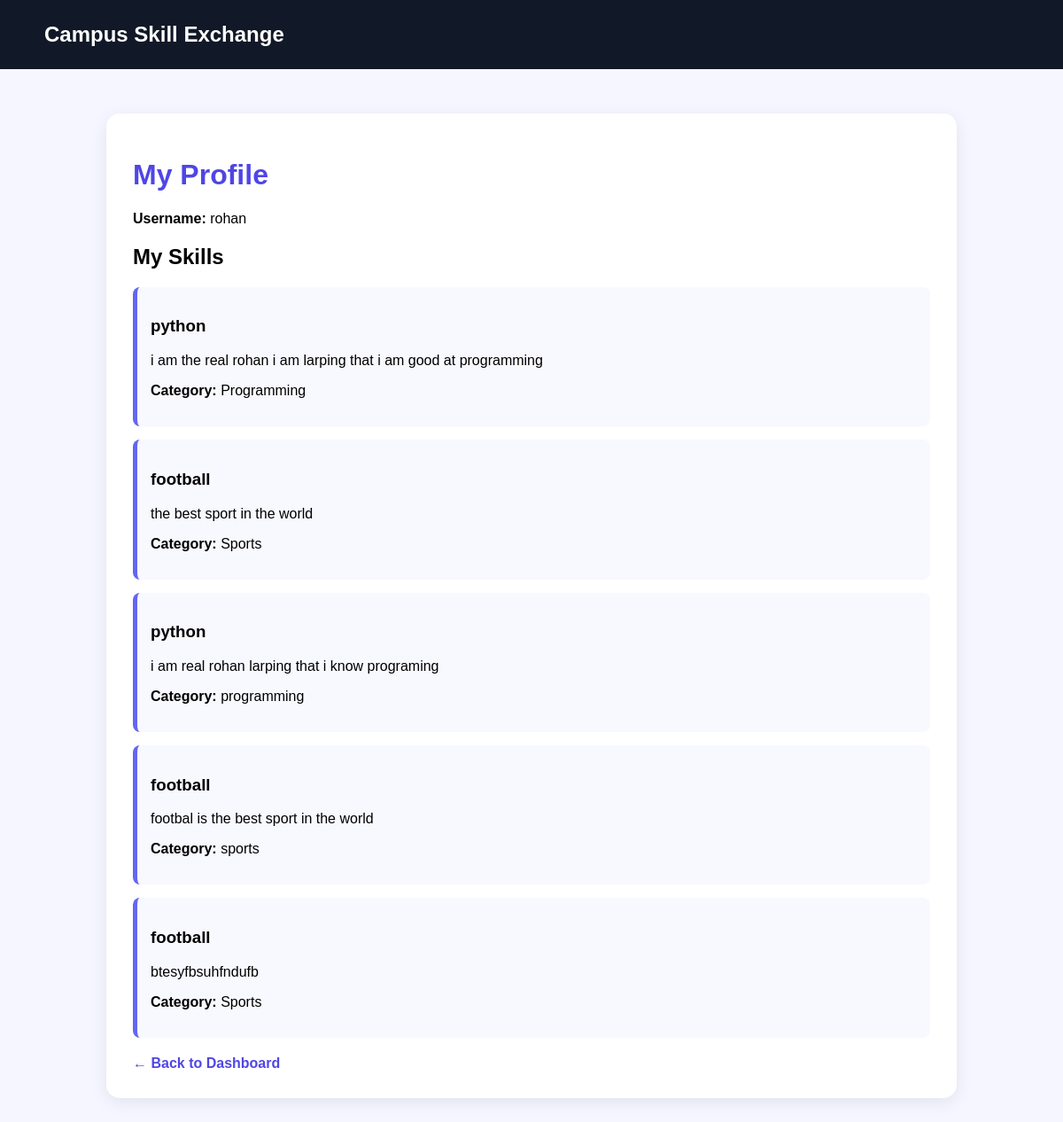
/profile/ (signed in), run on the app's committed database.
### myapp/models.py (models this page shows, shortened)
class Skill(models.Model):
    user = models.ForeignKey(User, on_delete=models.CASCADE)
    skill_name = models.CharField(max_length=100)
    description = models.TextField()
    category = models.CharField(max_length=50)

### myapp/views.py (the view)
# urls.py: path('profile/', views.profile, name='profile'),
def profile(request):
    skills = Skill.objects.filter(user=request.user)
    return render(request, "profile.html", {"skills": skills})

### myapp/templates/profile.html (shortened to what this page needs)
<!DOCTYPE html>
<html>
<head>
</head>
<body>
<div class="header">
    Campus Skill Exchange
</div>
<div class="container">
    <div class="card">
        <h1>My Profile</h1>
        <p><strong>Username:</strong> {{ request.user.username }}</p>
        <h2>My Skills</h2>
        {% for skill in skills %}
            <div class="skill">
                <h3>{{ skill.skill_name }}</h3>
                <p>{{ skill.description }}</p>
                <p><strong>Category:</strong> {{ skill.category }}</p>
            </div>
        {% empty %}
            <p>You haven't added any skills yet.</p>
        {% endfor %}
        <a class="back" href="{% url 'home' %}">← Back to Dashboard</a>
    </div>
</div>
</body>
</html>

### myapp/templates/profile.html (style rules this page uses)
body { font-family: Arial, sans-serif; background: #f5f6ff; margin: 0; }
.header { background: #111827; color: white; padding: 25px 50px; font-size: 24px; font-weight: bold; }
.container { width: 80%; margin: 50px auto; }
.card { background: white; padding: 30px; border-radius: 15px; box-shadow: 0 5px 20px rgba(0,0,0,0.08); margin-bottom: 20px; }
h1 { color: #4f46e5; }
.skill { padding: 15px; border-left: 5px solid #6366f1; background: #f8f8ff; margin-top: 15px; border-radius: 8px; }
.back { display: inline-block; margin-top: 20px; color: #4f46e5; text-decoration: none; font-weight: bold; }

### data on the page
Skill: skill_name "python", description "i am the real rohan i am larping that i am good at programming", category "Programming"
Skill: skill_name "football", description "the best sport in the world", category "Sports"
Skill: skill_name "python", description "i am real rohan larping that i know programing", category "programming"
Skill: skill_name "football", description "footbal is the best sport in the world", category "sports"
Skill: skill_name "football", description "btesyfbsuhfndufb", category "Sports"

### other printed values
{{ request.user.username }} "rohan"
